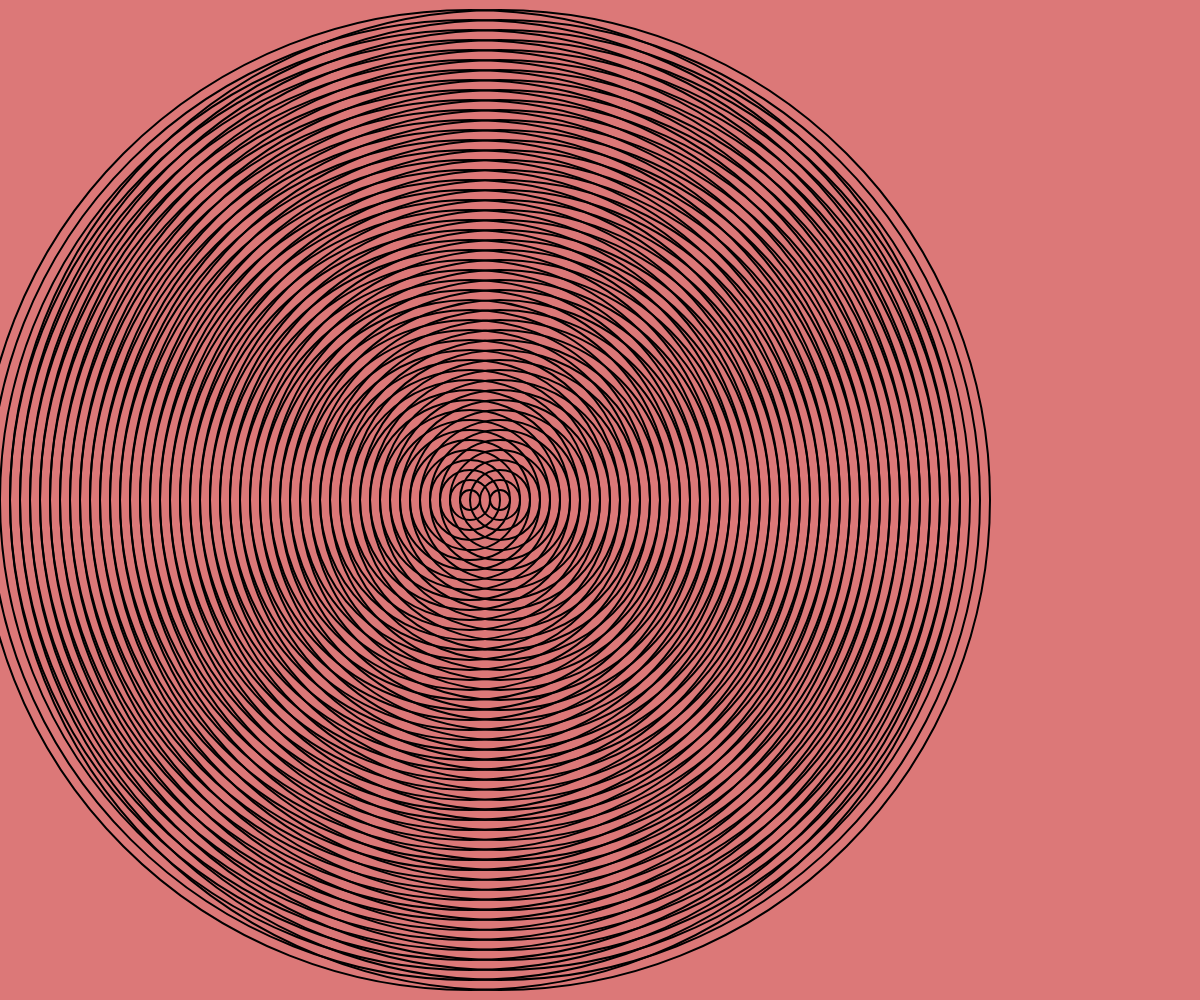
Frame 1 (no input)
Frame 60 (no input): identical to frame 1, image omitted
Frame 120 (the mouse pressed at the canvas centre since frame 60): identical to frame 1, image omitted

The p5.js sketch that drew this single still picture (run headless with seeded random() and noise() and a simulated clock; from frame 60 on, the mouse is pressed at the canvas centre):

// p5.js sketch
// ── sketch.js
function star(x, y, w, c) {
  let r = w / 2;
  push();
  translate(x, y);
  line(-c, -c, 0, -r);
  line(0, -r, c, -c);

  line(-c, c, 0, r);
  line(0, r, c, c);

  line(c, -c, r, 0);
  line(r, 0, c, c);

  line(-c, -c, -r, 0);
  line(-r, 0, -c, c);
  pop();
}

function setup() {
  createCanvas(windowWidth, windowHeight);
  background(220, 120, 120);

  strokeWeight(2);

  push();

  noFill();
  translate(500, height / 2);
  for (let d = 20; d < 1000; d += 20){
    ellipse(0, 0, d);
  }

  translate(-30, 0);
  for (let d = 20; d < 1000; d += 20){
    ellipse(0, 0, d);
  }

  pop();
}

function draw() {}
